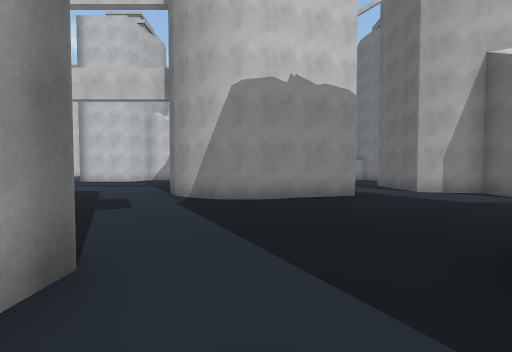
view 1 (above)

24 first-person views from a walk through a 3-D level made in the Unity game engine. The camera is 1.4 m above the floor, tilts 2° down and sees 90° across. The floor is counted in squares, 2 m on a side. Each view is taken from the middle of a square. On the plan, view 1 faces up. The plan holds only what a view shows up to about 9 squares ahead; the rest is blank. The place goes on beyond the plan. Some surface patterns are stand-ins.

view 2
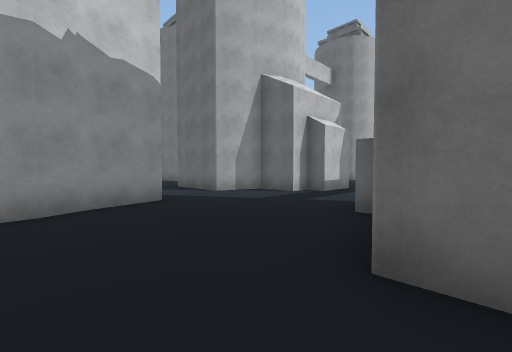

view 3
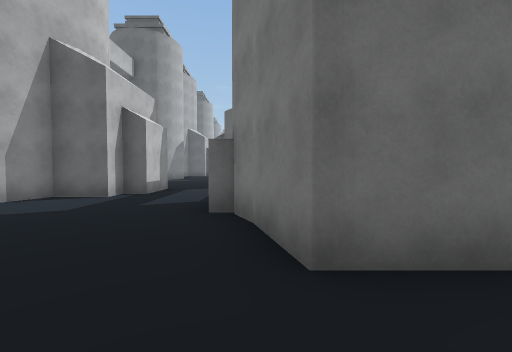

view 4
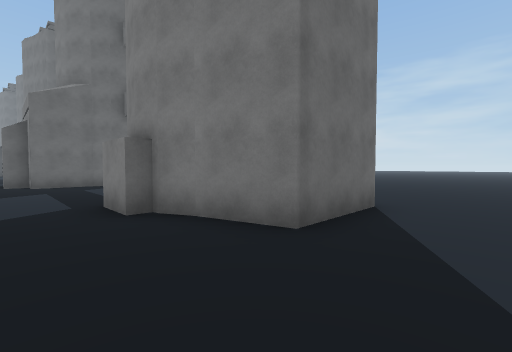

view 5
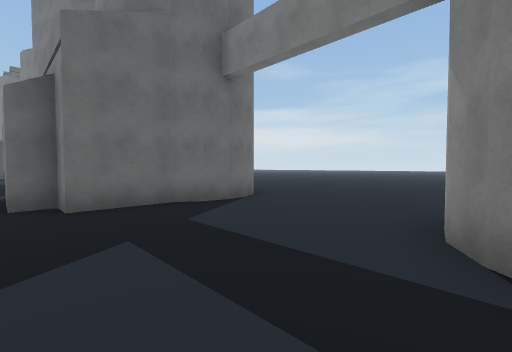

view 6
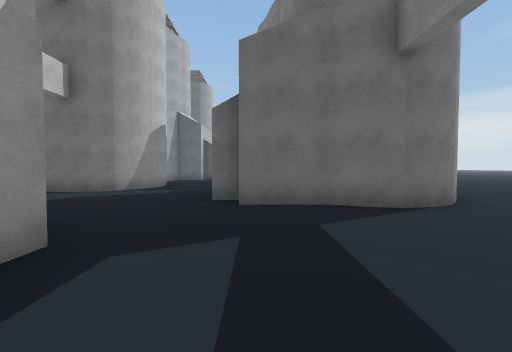

view 7
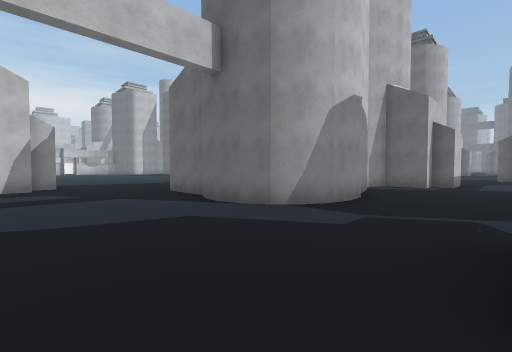

view 8
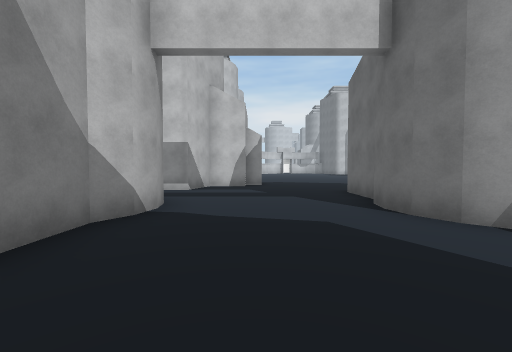

view 9
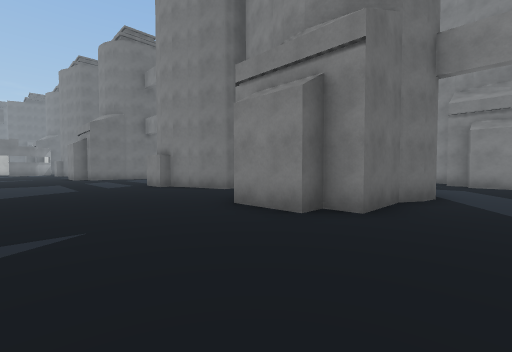

view 10
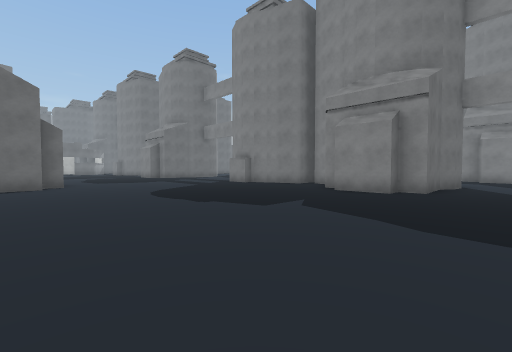

view 11
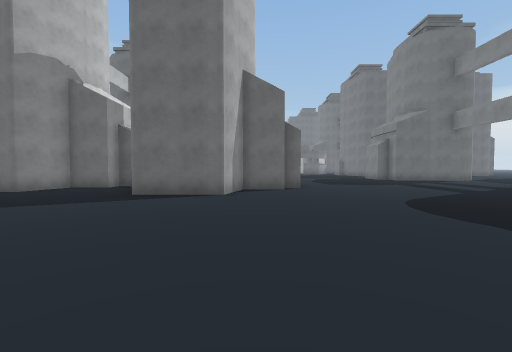

view 12
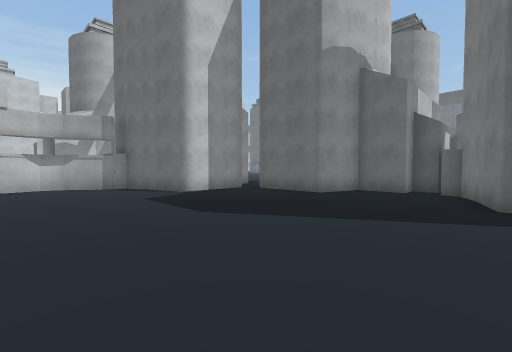

view 13
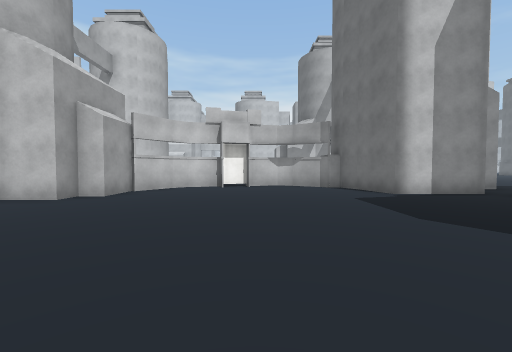

view 14
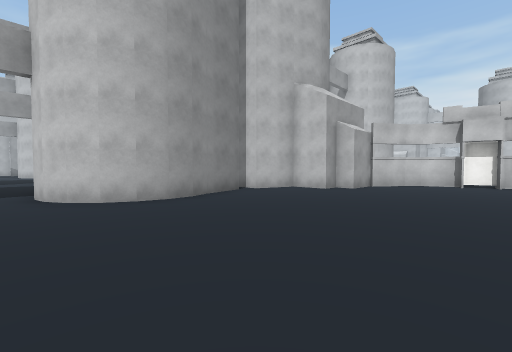

view 15
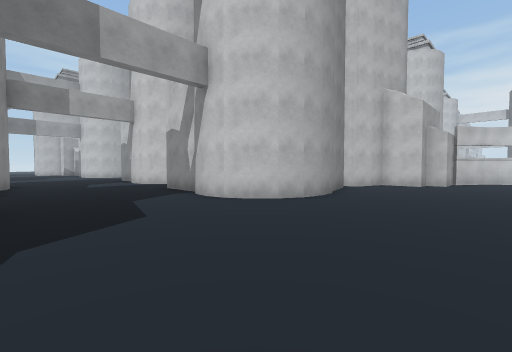

view 16
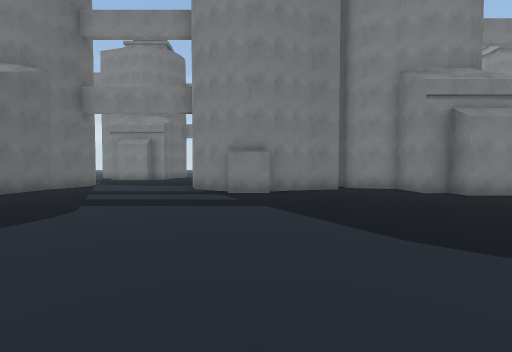

view 17
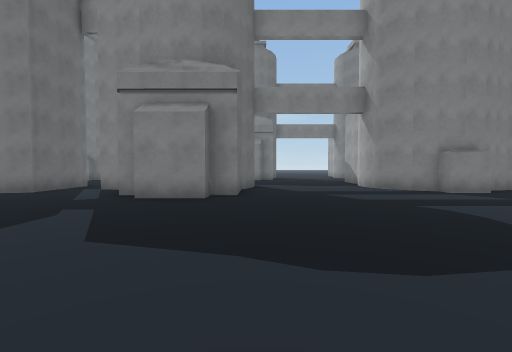

view 18
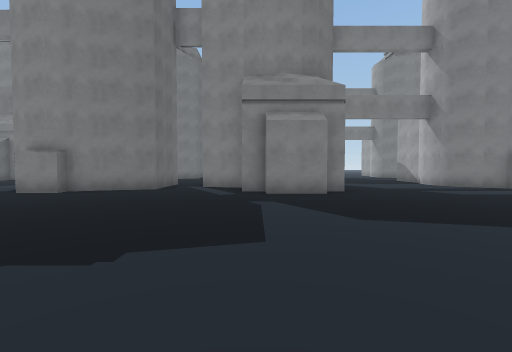

view 19
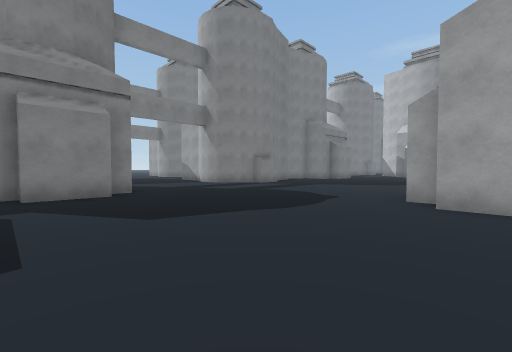

view 20
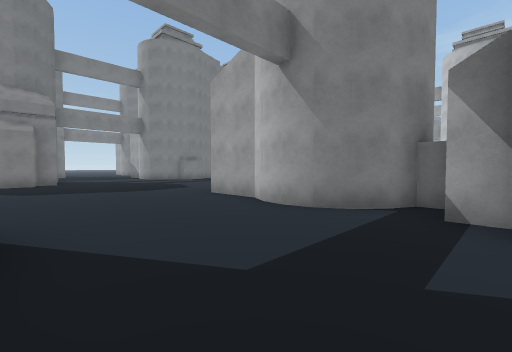

view 21
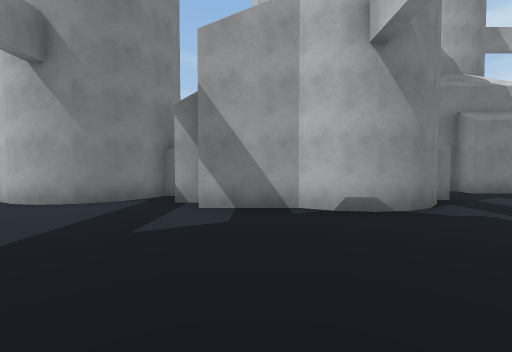

view 22
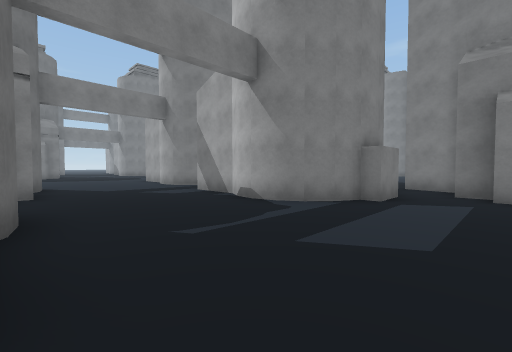

view 23
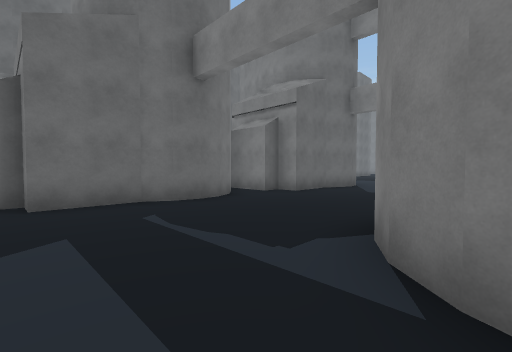

view 24
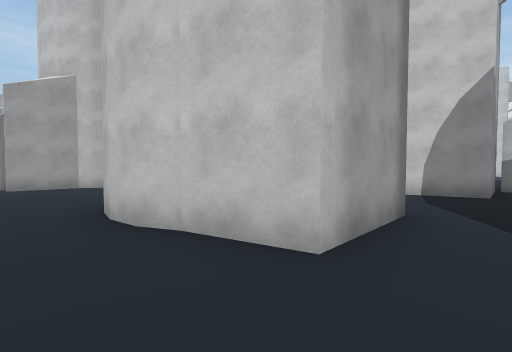

### Floor plan
Key: @ floor where view 1 was taken; # wall or solid block; . floor.
Columns run from 6 left of view 1 to 36 right of it. Each row starts with its distance up from view 1.
 31                   ####.##   ##.......
 30                  ##.....## ##........#
 29                  #.......###..#......#
 28                ###.........#  ##....##  ##
 27                #...........#   ##...#   #.
 26               ##...........### ##...## ##.
 25                #.............###.....###..
 24                #.............###....###...
 23                #.............##.....#   ..
 22                #...........#####....#   #.
 21          ..#####...........##  #....#   #.
 20          ..................##  #....  ###.
 19         ....................# ##.....##...
 18        .....................###...........
 17        ##  ............................
 16                   ......................
 15                   .......................
 14                ###........................
 13                #...........................
 12               ##..................##......#
 11                .....###....##.....###..####
 10                .....####.#####....######
  9 ....      .#   #....#  ###   #...##    #
  8 ....     ..#   #....#  ####
  7  ...#    ..##  #....#####.#
  6   ..#####...####..........##
  5   ...........##..............
  4    ...............##.........
  3     .............##
  2     #....####....#
  1     ##..##  #....#
  0       @.#   #....#

Where each view was taken, in squares from view 1:
view 1: 0 up, 0 right, facing up
view 2: 1 up, 0 right, facing up-right
view 3: 2 up, 0 right, facing right
view 4: 4 up, 0 right, facing down-right
view 5: 4 up, 6 right, facing down-right
view 6: 3 up, 6 right, facing right
view 7: 4 up, 10 right, facing up-right
view 8: 4 up, 11 right, facing up
view 9: 15 up, 12 right, facing down-right
view 10: 19 up, 12 right, facing down-right
view 11: 19 up, 14 right, facing right
view 12: 22 up, 15 right, facing up-right
view 13: 22 up, 15 right, facing up
view 14: 20 up, 15 right, facing up-left
view 15: 17 up, 13 right, facing up-left
view 16: 18 up, 21 right, facing down
view 17: 18 up, 27 right, facing down
view 18: 19 up, 30 right, facing down
view 19: 19 up, 30 right, facing down-left
view 20: 24 up, 29 right, facing down-left
view 21: 25 up, 30 right, facing left
view 22: 31 up, 30 right, facing down-left
view 23: 30 up, 25 right, facing down-right
view 24: 18 up, 35 right, facing up-left
